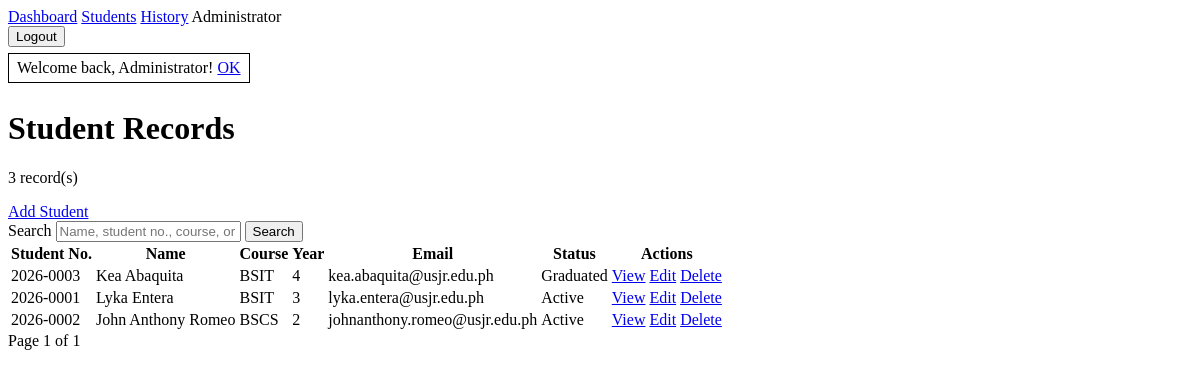
The page /students (signed in) on the database as committed earlier.
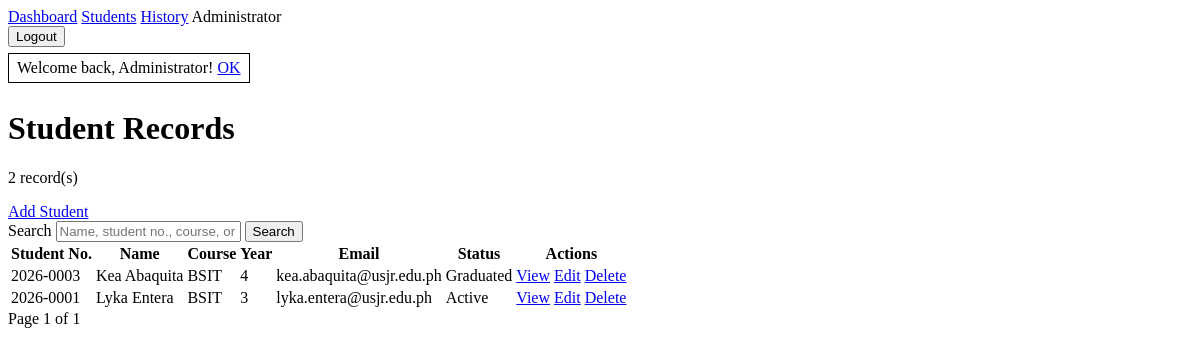
The same page on the database as committed later.
### tables this page shows
CREATE TABLE students (
    id INTEGER PRIMARY KEY AUTOINCREMENT,
    student_number VARCHAR(50) NOT NULL UNIQUE,
    first_name VARCHAR(100) NOT NULL,
    last_name VARCHAR(100) NOT NULL,
    course VARCHAR(100) NOT NULL,
    year_level INTEGER NOT NULL,
    email VARCHAR(160) NOT NULL UNIQUE,
    phone VARCHAR(40),
    address TEXT,
    status VARCHAR(20) NOT NULL DEFAULT 'Active',
    created_at DATETIME NOT NULL DEFAULT CURRENT_TIMESTAMP,
    updated_at DATETIME NOT NULL DEFAULT CURRENT_TIMESTAMP
);

### core/Container/Container.php (called while the page is built, shortened)
<?php
final class Container
{
    private array $bindings = [];
    public function has(string $key): bool
    {
        return isset($this->bindings[$key]) || class_exists($key);
    }
    public function make(string $key): mixed
    {
        if (class_exists($key)) {
            return $this->build($key);
        }
        throw new RuntimeException("No binding found for {$key}");
    }
    private function build(string $class): object
    {
        $reflection = new ReflectionClass($class);
        $constructor = $reflection->getConstructor();
        $dependencies = [];
        return $reflection->newInstanceArgs($dependencies);
    }
}

### core/Session.php (called while the page is built, shortened)
<?php
class Session
{
    public static function get(string $key, mixed $default = null): mixed
    {
        return $_SESSION[$key] ?? $default;
    }
    public static function flash(string $key, ?string $message = null): ?string
    {
        $value = $_SESSION['_flash'][$key] ?? null;
        return $value;
    }
}

### core/Auth.php (called while the page is built, shortened)
<?php
class Auth
{
    public static function check(): bool
    {
        return Session::get('user') !== null;
    }
    public static function user(): ?array
    {
        return Session::get('user');
    }
}

### app/Controllers/StudentController.php (called while the page is built, shortened)
<?php
class StudentController extends Controller
{
    private Student $students;
    public function __construct()
    {
        $this->students = new Student();
    }
    public function index(): string
    {
        $search = trim((string) ($_GET['search'] ?? ''));
        $page = (int) ($_GET['page'] ?? 1);
        return $this->render('students/index', [
            'title' => 'Students',
            'result' => $this->students->paginate($search, $page),
            'search' => $search,
        ]);
    }
}

### core/Database/Model.php (called while the page is built, shortened)
<?php
abstract class Model
{
    protected array $attributes = [];
    public function __construct(array $attributes = [])
    {
        $this->attributes = $attributes;
    }
    public function toArray(): array
    {
        return $this->attributes;
    }
    protected static function searchPage(array $fields, string $search = '', int $page = 1, int $perPage = 8, string $orderBy = 'created_at'): array
    {
        $model = new static();
        $page = max(1, $page);
        $offset = ($page - 1) * $perPage;
        [$where, $params] = self::whereLike($fields, $search);
        $table = self::identifier($model->table);
        $count = self::connection()->prepare("SELECT COUNT(*) FROM {$table}{$where}");
        $count->execute($params);
        $total = (int) $count->fetchColumn();
        $statement = self::connection()->prepare(
            "SELECT * FROM {$table}{$where} ORDER BY " . self::identifier($orderBy) . ' DESC LIMIT :limit OFFSET :offset'
        );
        $statement->bindValue(':limit', $perPage, PDO::PARAM_INT);
        $statement->bindValue(':offset', $offset, PDO::PARAM_INT);
        $statement->execute();
        return [
            'items' => self::modelsToArrays(self::hydrateMany($statement->fetchAll())),
            'total' => $total,
            'page' => $page,
            'pages' => max(1, (int) ceil($total / $perPage)),
        ];
    }
    protected static function connection(): PDO
    {
        return Connection::connection();
    }
    private static function hydrateMany(array $rows): array
    {
        return array_map(fn (array $row): static => new static($row), $rows);
    }
    private static function modelsToArrays(array $models): array
    {
        return array_map(fn (self $model): array => $model->toArray(), $models);
    }
    private static function whereLike(array $fields, string $search): array
    {
        if ($search === '') {
            return ['', []];
        }
        $parts = [];
        return [
            ' WHERE ' . implode(' OR ', $parts),
            array_fill_keys(array_map(fn (int $index): string => 'search' . $index, array_keys($fields)), '%' . $search . '%'),
        ];
    }
    private static function identifier(string $identifier): string
    {
        return $identifier;
    }
}

### config/database.php (called while the page is built)
<?php
return [
    'driver' => 'sqlite',
    'sqlite_path' => dirname(__DIR__) . '/database/app.sqlite',
    'mysql' => [
        'host' => '127.0.0.1',
        'port' => '3306',
        'database' => 'mvc_finals',
        'username' => 'root',
        'password' => '',
        'charset' => 'utf8mb4',
    ],
];

### core/Database/Connection.php (called while the page is built, shortened)
<?php
class Connection
{
    private static ?PDO $connection = null;
    public static function connection(): PDO
    {
        if (self::$connection instanceof PDO) {
            return self::$connection;
        }
        $database = require dirname(__DIR__, 2) . '/config/database.php';
        if ($database['driver'] === 'mysql') {
            $mysql = $database['mysql'];
            $dsn = sprintf(
                'mysql:host=%s;port=%s;dbname=%s;charset=%s',
                $mysql['host'],
                $mysql['port'],
                $mysql['database'],
                $mysql['charset']
            );
            self::$connection = new PDO($dsn, $mysql['username'], $mysql['password']);
        } else {
            $path = $database['sqlite_path'];
            $directory = dirname($path);
            self::$connection = new PDO('sqlite:' . $path);
        }
        self::$connection->setAttribute(PDO::ATTR_ERRMODE, PDO::ERRMODE_EXCEPTION);
        self::$connection->setAttribute(PDO::ATTR_DEFAULT_FETCH_MODE, PDO::FETCH_ASSOC);
        return self::$connection;
    }
}

### app/Models/Student.php (called while the page is built, shortened)
<?php
class Student extends Model
{
    public function paginate(string $search = '', int $page = 1, int $perPage = 8): array
    {
        return self::searchPage(
            ['student_number', 'first_name', 'last_name', 'course', 'email'],
            $search,
            $page,
            $perPage
        );
    }
}

### core/Application.php (called while the page is built, shortened)
<?php
final class Application
{
    public function run(): void
    {
        $method = $_SERVER['REQUEST_METHOD'] ?? 'GET';
        $uri = parse_url($_SERVER['REQUEST_URI'] ?? '/', PHP_URL_PATH) ?: '/';
        $this->router->dispatch($method, $uri);
    }
}

### public/index.php (called while the page is built, shortened)
<?php
$container = new Container();
$router = new Router($container);
$app = new Application($router);
$app->run();

### core/View/Engine.php (called while the page is built, shortened)
<?php
class Engine
{
    public static function render(string $view, array $data = [], string $layout = 'layouts/app'): string
    {
        $viewPath = dirname(__DIR__, 2) . '/app/Views/' . $view . '.php';
        extract($data, EXTR_SKIP);
        require $viewPath;
        $content = ob_get_clean();
        require dirname(__DIR__, 2) . '/app/Views/' . $layout . '.php';
        return ob_get_clean();
    }
    public static function e(?string $value): string
    {
        return htmlspecialchars((string) $value, ENT_QUOTES, 'UTF-8');
    }
}

### config/app.php (called while the page is built)
<?php
return [
    'name' => 'Student Records MVC',
    'base_url' => '',
    'debug' => true,
];

### core/Controller.php (called while the page is built, shortened)
<?php
class Controller
{
    protected function render(string $view, array $data = [], string $layout = 'layouts/app'): string
    {
        return Engine::render($view, $data, $layout);
    }
}

### app/Views/students/index.php (the view, shortened to what the changed rows need)
<?php
$items = $result['items'];
$page = $result['page'];
$pages = $result['pages'];
?>
<div>
    <h1>Student Records</h1>
    <p><?= (int) $result['total'] ?> record(s)</p>
    <a href="/students/create">Add Student</a>
</div>
<section>
    <form method="get" action="/students">
        <label for="search">Search</label>
        <input id="search" name="search" value="<?= View::e($search) ?>" placeholder="Name, student no., course, or email">
        <button type="submit">Search</button>
    </form>
    <?php if (!$items): ?>
        <p>No students matched your search.</p>
    <?php else: ?>
        <table>
            <thead>
                <tr>
                    <th>Student No.</th>
                    <th>Name</th>
                    <th>Course</th>
                    <th>Year</th>
                    <th>Email</th>
                    <th>Status</th>
                    <th>Actions</th>
                </tr>
            </thead>
            <tbody>
                <?php foreach ($items as $student): ?>
                    <tr>
                        <td><?= View::e($student['student_number']) ?></td>
                        <td><?= View::e($student['first_name'] . ' ' . $student['last_name']) ?></td>
                        <td><?= View::e($student['course']) ?></td>
                        <td><?= (int) $student['year_level'] ?></td>
                        <td><?= View::e($student['email']) ?></td>
                        <td><?= View::e($student['status']) ?></td>
                        <td>
                            <a href="/students/<?= (int) $student['id'] ?>">View</a>
                            <a href="/students/<?= (int) $student['id'] ?>/edit">Edit</a>
                            <a href="/students/<?= (int) $student['id'] ?>/delete">Delete</a>
                        </td>
                    </tr>
                <?php endforeach; ?>
            </tbody>
        </table>
        <div>
            <span>Page <?= $page ?> of <?= $pages ?></span>
        </div>
    <?php endif; ?>
</section>

### core/Http/Router.php (shortened to what the changed rows need)
<?php
class Router
{
    private array $routes = [];
    private function add(string $method, string $uri, array $handler): void
    {
        $uri = trim($uri, '/') ?: '/';
        $pattern = preg_replace(
            '#\{([a-zA-Z_][a-zA-Z0-9_]*)\}#',
            '(?P<$1>[^/]+)',
            $uri
        );
        $this->routes[] = [
            'method' => $method,
            'uri' => $uri,
            'pattern' => '#^' . $pattern . '$#',
            'handler' => $handler,
        ];
    }
    public function dispatch(string $method, string $uri): void
    {
        $uri = trim($uri, '/') ?: '/';
        foreach ($this->routes as $route) {
            if ($route['method'] !== $method) {
                continue;
            }
            if (preg_match($route['pattern'], $uri, $matches)) {
                $params = array_filter($matches, 'is_string', ARRAY_FILTER_USE_KEY);
                [$class, $action] = $route['handler'];
                $controller = $this->resolveController($class);
                echo $controller->$action(...array_values($params));
                return;
            }
        }
    }
    private function resolveController(string $class): object
    {
        if ($this->container !== null && $this->container->has($class)) {
            return $this->container->make($class);
        }
        return new $class();
    }
}

### app/Views/layouts/app.php (shortened to what the changed rows need)
<?php
$appConfig = require dirname(__DIR__, 3) . '/config/app.php';
$success = Session::flash('success');
?>
<!doctype html>
<html lang="en">
<head>
</head>
<body>
    <header>
        <nav>
            <a href="/dashboard">Dashboard</a>
            <a href="/students">Students</a>
            <a href="/students/history">History</a>
            <?php if (Auth::check()): ?>
                <span><?= View::e(Auth::user()['name'] ?? '') ?></span>
            <?php endif; ?>
            <div>
                <?php if (Auth::check()): ?>
                    <form method="post" action="/logout">
                        <button type="submit">Logout</button>
                    </form>
                <?php endif; ?>
            </div>
        </nav>
    </header>
    <main>
        <?= Alert::render($success, 'success') ?>
        <?= $content ?>
    </main>
</body>
</html>

### core/View/Alert.php (shortened to what the changed rows need)
<?php
class Alert
{
    public static function render(?string $message, string $type = 'info'): string
    {
        if (!$message) {
            return '';
        }
        $currentPath = self::e(parse_url($_SERVER['REQUEST_URI'] ?? '/', PHP_URL_PATH) ?: '/');
        return '
            <div role="alert" style="border: 1px solid #000; padding: 5px 8px; margin: 6px 0; display: inline-block;">
                <span>' . self::e($message) . '</span>
                <a href="' . $currentPath . '">OK</a>
            </div>
        ';
    }
    private static function e(string $value): string
    {
        return htmlspecialchars($value, ENT_QUOTES, 'UTF-8');
    }
}

Rows that differ between the two databases and show on the page:
removed students: student_number "2026-0002", first_name+last_name "John Anthony Romeo", course "BSCS", year_level "2", email "johnanthony.romeo@usjr.edu.ph", status "Active", shown under "3"
shown differently, row unchanged: students "Kea Abaquita": moves from the list under "3" to the list under "2"
shown differently, row unchanged: students "Lyka Entera": moves from the list under "3" to the list under "2"
Other text that changed with them:
new list line: "Dashboard Students History Administrator Logout Welcome back, Administrator! OK Student Records 2 record(s) Add Student Search  Search Student No. Name Course Year Email Status Actions Page 1 of 1"
list line gone: "Dashboard Students History Administrator Logout Welcome back, Administrator! OK Student Records record(s) Add Student Search  Search Student No. Name Course Year Email Status Actions Page of"
list line gone: "3 1 1"
